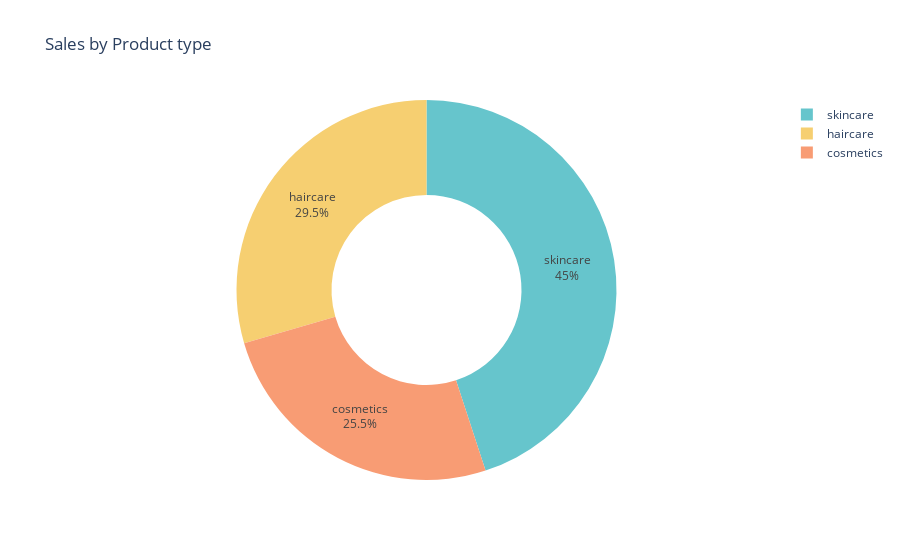

Notebook code for this chart:
### Code cell
sales_data = data.groupby("Product type")["Number of products sold"].sum().reset_index()

pie_chart = px.pie(sales_data, 
                   values="Number of products sold",
                   names="Product type", 
                   title= "Sales by Product type",
                   hover_data=["Number of products sold"],
                   hole=0.5,
                   color_discrete_sequence = px.colors.qualitative.Pastel)

pie_chart.update_traces(textposition="inside", textinfo="percent+label")
pie_chart.show()

### Figure 1 — Plotly figure (JSON) as saved in the notebook; plotly's stock layout.template omitted (floating-point values rounded to 4 significant figures)
{"data": [{"customdata": [[11757], [13611], [20731]], "domain": {"x": [0, 1], "y": [0, 1]}, "hole": 0.5, "hovertemplate": "Product type=%{label}<br>Number of products sold=%{customdata[0]}<extra></extra>", "labels": ["cosmetics", "haircare", "skincare"], "legendgroup": "", "name": "", "showlegend": true, "textinfo": "percent+label", "textposition": "inside", "type": "pie", "values": [11757, 13611, 20731]}], "layout": {"legend": {"tracegroupgap": 0}, "piecolorway": ["rgb(102, 197, 204)", "rgb(246, 207, 113)", "rgb(248, 156, 116)", "rgb(220, 176, 242)", "rgb(135, 197, 95)", "rgb(158, 185, 243)", "rgb(254, 136, 177)", "rgb(201, 219, 116)", "rgb(139, 224, 164)", "rgb(180, 151, 231)", "rgb(179, 179, 179)"], "title": {"text": "Sales by Product type"}}}
